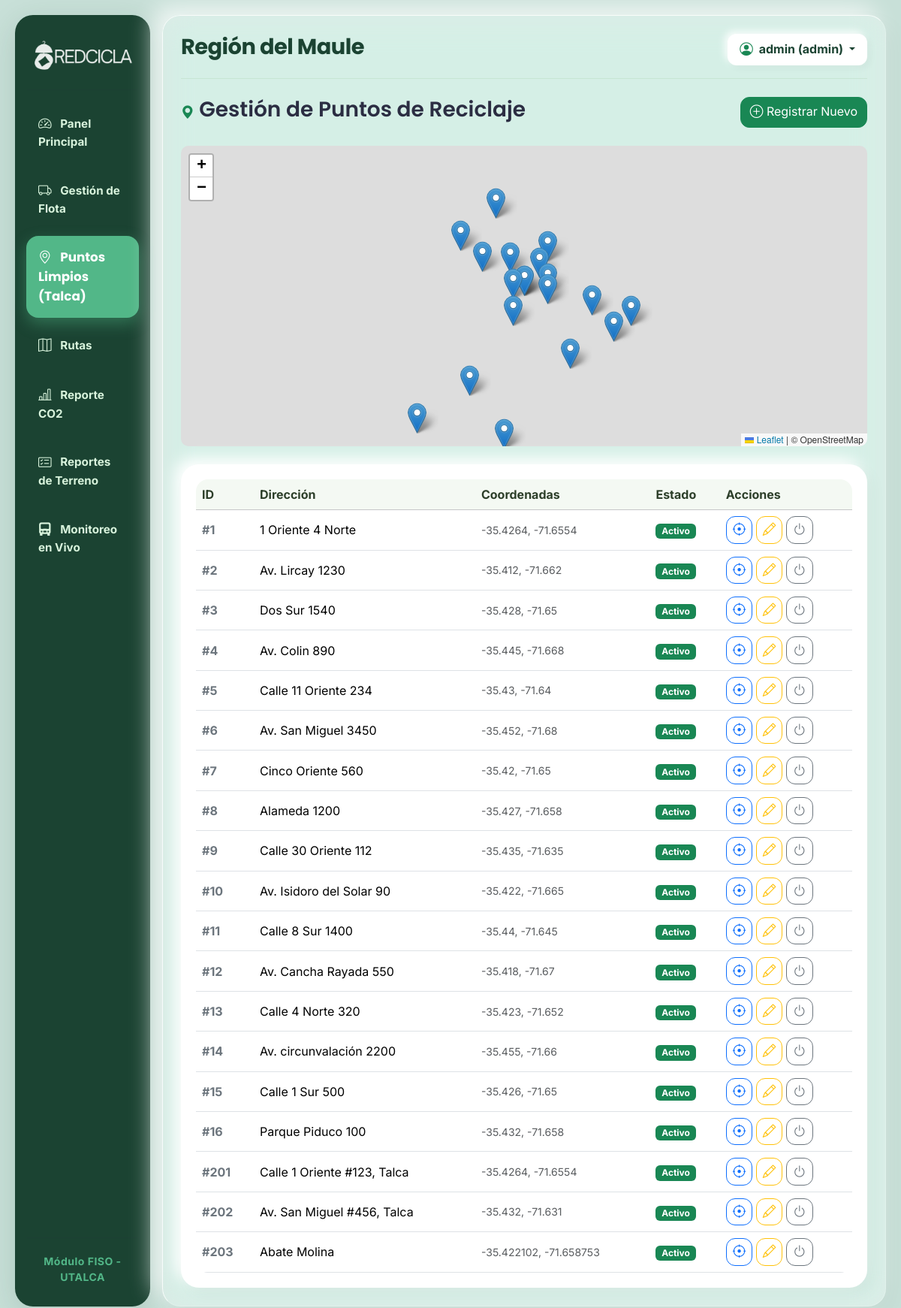
The page /puntos (signed in) on the database its author committed.
### tables this page shows
CREATE TABLE puntos_reciclaje (
        id INTEGER PRIMARY KEY AUTOINCREMENT, ruta_id INTEGER, zona_id INTEGER, direccion TEXT,
        latitud REAL, longitud REAL, intervalo_recoleccion INTEGER, fecha_ultima_recoleccion TEXT, estado INTEGER DEFAULT 1, capacidad REAL DEFAULT 0.0,
        FOREIGN KEY(ruta_id) REFERENCES rutas(id), FOREIGN KEY(zona_id) REFERENCES zonas(id));

### main.py (the view)
@app.route('/puntos')
def puntos_limpios():
    if 'usuario_nombre' not in session:
        return redirect(url_for('login'))
    conexion = sqlite3.connect(DB_PATH)
    cursor = conexion.cursor()
    cursor.execute("UPDATE puntos_reciclaje SET latitud = -35.4264, longitud = -71.6554 WHERE id = 101 AND latitud IS NULL") # Talca
    cursor.execute("UPDATE puntos_reciclaje SET latitud = -35.5333, longitud = -71.4833 WHERE id = 105 AND latitud IS NULL") # San Clemente
    conexion.commit()
    cursor.execute("SELECT id, direccion, latitud, longitud, estado FROM puntos_reciclaje ORDER BY id")
    lista_puntos = cursor.fetchall()
    conexion.close()
    return render_template('puntos.html', puntos=lista_puntos)

### templates/puntos.html (shortened to what this page needs)
{% extends 'base.html' %}
{% block content %}
<link rel="stylesheet" href="https://unpkg.com/leaflet@1.9.4/dist/leaflet.css" />
<div class="d-flex justify-content-between align-items-center mb-4">
    <h3><i class="bi bi-geo-alt-fill text-success"></i> Gestión de Puntos de Reciclaje</h3>
    <button class="btn btn-success" data-bs-toggle="modal" data-bs-target="#modalNuevoPunto">
        <i class="bi bi-plus-circle"></i> Registrar Nuevo
    </button>
</div>
<div class="row mb-4">
    <div class="col-12"><div id="mapa" style="height: 400px; width: 100%; border-radius: 10px;"></div></div>
</div>
<div class="card border-0 shadow-sm">
    <div class="table-responsive">
        <table class="table table-hover align-middle mb-0">
            <thead class="table-light">
                <tr>
                    <th>ID</th>
                    <th>Dirección</th>
                    <th>Coordenadas</th>
                    <th>Estado</th>
                    <th>Acciones</th>
                </tr>
            </thead>
            <tbody>
                {% for p in puntos %}
                <tr>
                    <td class="fw-bold text-secondary">#{{ p[0] }}</td>
                    <td>{{ p[1] }}</td>
                    <td class="small text-muted">{{ p[2] }}, {{ p[3] }}</td>
                    <td>
                        {% if p[4] == 1 %} <span class="badge bg-success">Activo</span>
                        {% else %} <span class="badge bg-danger">Inactivo</span> {% endif %}
                    </td>
                    <td>
                        <button class="btn btn-sm btn-outline-primary" onclick="centrarMapa({{ p[2] }}, {{ p[3] }})"><i class="bi bi-crosshair"></i></button>
                        <button class="btn btn-sm btn-outline-warning" data-bs-toggle="modal" data-bs-target="#modalEditarPunto{{ p[0] }}"><i class="bi bi-pencil"></i></button>
                        <form action="/puntos/estado/{{ p[0] }}" method="POST" style="display:inline;">
                            <button type="submit" class="btn btn-sm btn-outline-secondary">
                                <i class="bi bi-power"></i>
                            </button>
                        </form>
                    </td>
                </tr>
                {% endfor %}
            </tbody>
        </table>
    </div>
</div>
{% endblock %}

### templates/base.html (style rules this page uses)
:root { --color-bg-light: #c8e0d8; --color-sidebar-combine: #1b4332; --color-primary-green: #52b788; --color-bubble-bg: #ffffff; --color-text-main: #2b2d42; --color-red: #e76f51; --ios-bubble-radius: 24px; --ios-pill-radius: 16px; }
body { font-family: 'Inter', sans-serif; background-color: var(--color-bg-light); min-height: 100vh; color: var(--color-text-main); overflow-x: hidden; }
h1, h2, h3, h4, h5, h6 { font-family: 'Poppins', sans-serif; font-weight: 600; }
.card, .bg-white { background-color: var(--color-bubble-bg) !important; border-radius: var(--ios-bubble-radius) !important; border: none !important; box-shadow: 8px 8px 20px rgba(0, 0, 0, 0.04), -8px -8px 20px rgba(255, 255, 255, 1) !important; padding: 20px; animation: fadeInUp 0.4s cubic-bezier(0.16, 1, 0.3, 1) both; }
.bi { font-size: 1.1rem; vertical-align: -1px; }
.table-responsive { border-radius: var(--ios-pill-radius); overflow: hidden; }
.table { margin-bottom: 0; --bs-table-bg: var(--color-bubble-bg) !important; }
.table-light { --bs-table-bg: #f4f9f3 !important; --bs-table-color: #2c3e29 !important; }
.btn { transition: all 0.25s cubic-bezier(0.2, 0.8, 0.2, 1) !important; border-radius: 12px; }
.btn .bi, .nav-link .bi { transition: transform 0.3s cubic-bezier(0.175, 0.885, 0.32, 1.275); display: inline-block; }
.table-hover tbody tr { transition: background-color 0.2s ease, transform 0.2s ease; }
.table-hover { --bs-table-hover-bg: rgba(82, 183, 136, 0.15) !important; --bs-table-hover-color: #1b4332 !important; }
.table-hover tbody tr > * { transition: background-color 0.25s ease, color 0.25s ease; cursor: pointer; }

### rows shown on the page
puntos_reciclaje: id "1", direccion "1 Oriente 4 Norte", latitud "-35.4264", longitud "-71.6554", estado "Activo"
puntos_reciclaje: id "2", direccion "Av. Lircay 1230", latitud "-35.412", longitud "-71.662", estado "Activo"
puntos_reciclaje: id "3", direccion "Dos Sur 1540", latitud "-35.428", longitud "-71.65", estado "Activo"
puntos_reciclaje: id "4", direccion "Av. Colin 890", latitud "-35.445", longitud "-71.668", estado "Activo"
puntos_reciclaje: id "5", direccion "Calle 11 Oriente 234", latitud "-35.43", longitud "-71.64", estado "Activo"
puntos_reciclaje: id "6", direccion "Av. San Miguel 3450", latitud "-35.452", longitud "-71.68", estado "Activo"
puntos_reciclaje: id "7", direccion "Cinco Oriente 560", latitud "-35.42", longitud "-71.65", estado "Activo"
puntos_reciclaje: id "8", direccion "Alameda 1200", latitud "-35.427", longitud "-71.658", estado "Activo"
puntos_reciclaje: id "9", direccion "Calle 30 Oriente 112", latitud "-35.435", longitud "-71.635", estado "Activo"
puntos_reciclaje: id "10", direccion "Av. Isidoro del Solar 90", latitud "-35.422", longitud "-71.665", estado "Activo"
puntos_reciclaje: id "11", direccion "Calle 8 Sur 1400", latitud "-35.44", longitud "-71.645", estado "Activo"
puntos_reciclaje: id "12", direccion "Av. Cancha Rayada 550", latitud "-35.418", longitud "-71.67", estado "Activo"
puntos_reciclaje: id "13", direccion "Calle 4 Norte 320", latitud "-35.423", longitud "-71.652", estado "Activo"
puntos_reciclaje: id "14", direccion "Av. circunvalación 2200", latitud "-35.455", longitud "-71.66", estado "Activo"
puntos_reciclaje: id "15", direccion "Calle 1 Sur 500", latitud "-35.426", longitud "-71.65", estado "Activo"
puntos_reciclaje: id "16", direccion "Parque Piduco 100", latitud "-35.432", longitud "-71.658", estado "Activo"
puntos_reciclaje: id "201", direccion "Calle 1 Oriente #123, Talca", latitud "-35.4264", longitud "-71.6554", estado "Activo"
puntos_reciclaje: id "202", direccion "Av. San Miguel #456, Talca", latitud "-35.432", longitud "-71.631", estado "Activo"
puntos_reciclaje: id "203", direccion "Abate Molina", latitud "-35.422102", longitud "-71.658753", estado "Activo"

### other values the page prints
{{ session.get('usuario_nombre') }} "admin"
{{ session.get('usuario_rol') }} "admin"
